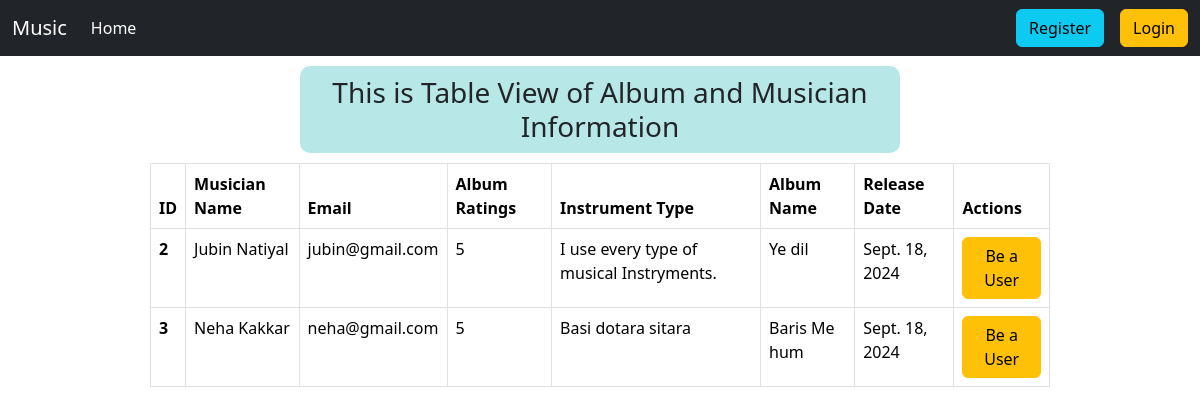
The page / on the database its author committed.
### album/models.py (models this page shows, shortened)
class Album(models.Model):
    name = models.CharField(max_length=100)
    musician = models.ForeignKey(Musician, on_delete=models.CASCADE)
    release_date = models.DateField()
    rating = models.IntegerField(choices=[(i, str(i)) for i in range(1, 6)])

### musician/models.py (models this page shows, shortened)
class Musician(models.Model):
    first_name = models.CharField(max_length=100)
    last_name = models.CharField(max_length=100)
    email = models.EmailField()
    phone_number = models.IntegerField()
    instrument_type = models.TextField()

### Practise_day2/views.py (the view)
# urls.py: 2. Add a URL to urlpatterns:  path('', views.home, name='home')
def home(request):
    data=Album.objects.all()
    return render (request,'index.html',{'data':data})

### Templates/index.html (shortened to what this page needs)
<!DOCTYPE html>
<html lang="en">
<head>
    <link href="https://cdn.jsdelivr.net/npm/bootstrap@5.3.3/dist/css/bootstrap.min.css" rel="stylesheet">
</head>
<body>
    <nav class="navbar navbar-expand-lg navbar-dark  bg-dark">
        <div class="container-fluid">
          <a class="navbar-brand" href="#">Music</a>
          <div class="collapse navbar-collapse" id="navbarSupportedContent">
            <ul class="navbar-nav me-auto mb-2 mb-lg-0">
              <li class="nav-item">
                <a class="nav-link active" aria-current="page" href="{% url 'homepage' %}">Home</a>
              </li>
            </ul>
            <div class="d-flex gap-3">
              {% if  request.user.is_authenticated%}
              <a href="{% url 'logout' %}" class="btn btn-danger" type="submit">Logout</a>
              {% else%}
              <a href="{% url 'register' %}" class="btn btn-info" type="submit">Register</a>
              <a href="{% url 'login' %}" class="btn btn-warning" type="submit">Login</a>
              {% endif%}
            </div>
          </div>
        </div>
      </nav>
    {% block content%}
    <h3 style="text-align: center;background-color: rgb(184, 231, 231);padding: 10px;border-radius: 10px; width: 50%;margin:10px auto;">This is Table View of Album and Musician Information</h3>
    <table class="table table-bordered w-75 m-auto">
      <thead>
        <tr>
          <th scope="col">ID</th>
          <th scope="col">Musician Name</th>
          <th scope="col">Email</th>
          <th scope="col">Album Ratings</th>
          <th scope="col">Instrument Type</th>
          <th scope="col">Album Name</th>
          <th scope="col">Release Date</th>
          <th scope="col">Actions</th>
        </tr>
      </thead>
      <tbody >
        {% for info in data %}
        <tr>
          <th scope="row">{{info.id}}</th>
          {% if request.user.is_authenticated%}
          <td><a href="{% url 'edit_musician' info.id %}" style="text-decoration: none">{{info.musician.first_name}} {{info.musician.last_name}}</a></td>
          {% else %}
          <td>{{info.musician.first_name}} {{info.musician.last_name}}</td>
          {% endif %}
          <td>{{info.musician.email}}</td>
          <td>{{info.rating}}</td>
          <td>{{info.musician.instrument_type}}</td>
          <td>{{info.name}}</td>
          <td>{{info.release_date}}</td>
          {% if request.user.is_authenticated%}
          <td>
            <a href="{% url 'edit_album' info.id %}" class="btn btn-warning">Edit</a>
            <a href="{% url 'delete_album' info.id %}" class="btn btn-danger">Delete</a>
          </td>
          {%else%}
          <td>
            <a class="btn btn-warning">Be a User</a>
          </td>
          {% endif%}
        </tr>
        {% endfor %}
      </tbody>
    </table>
    {% endblock %}
</body>
</html>

### rows shown on the page
Album: id "2", musician.first_name "Jubin", musician.last_name "Natiyal", musician.email "jubin@gmail.com", rating "5", musician.instrument_type "I use every type of musical Instryments.", name "Ye dil", release_date "Sept. 18, 2024"
Album: id "3", musician.first_name "Neha", musician.last_name "Kakkar", musician.email "neha@gmail.com", rating "5", musician.instrument_type "Basi dotara sitara", name "Baris Me hum", release_date "Sept. 18, 2024"
